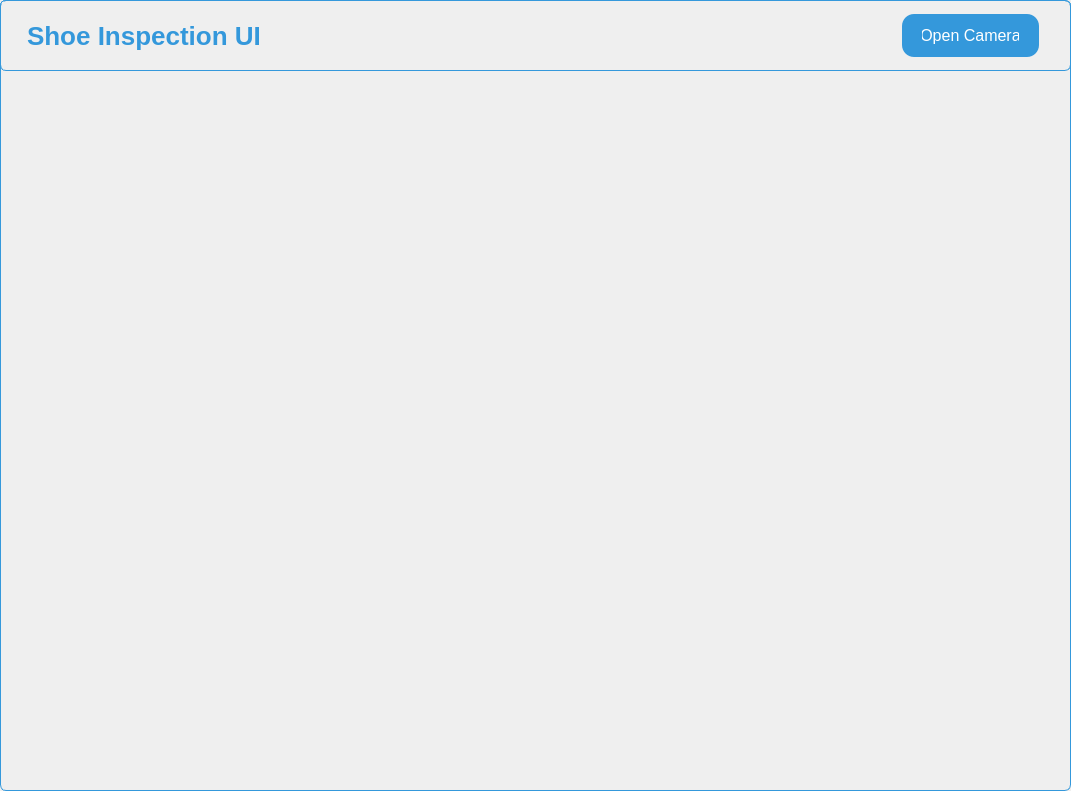
   <widget class="QWidget" name="widget" native="true">
    <property name="geometry">
     <rect>
      <x>390</x>
      <y>0</y>
      <width>1071</width>
      <height>791</height>
     </rect>
    </property>
    <property name="styleSheet">
     <string notr="true">QWidget {
    border: 1px solid #3498db;
    border-radius: 6px;
    padding: 10px;
}</string>
    </property>
    <widget class="QLabel" name="lb_showcam">
     <property name="geometry">
      <rect>
       <x>10</x>
       <y>70</y>
       <width>1051</width>
       <height>720</height>
      </rect>
     </property>
     <property name="styleSheet">
      <string notr="true">QLabel {
	border: none;
    color: #2c3e50;
    font-size: 16px;
}

QLabel#title {
    font-size: 24px;
    font-weight: bold;
    color: #2980b9;
}
</string>
     </property>
     <property name="text">
      <string/>
     </property>
    </widget>
    <widget class="QLabel" name="lb_thresh">
     <property name="geometry">
      <rect>
       <x>790</x>
       <y>600</y>
       <width>280</width>
       <height>190</height>
      </rect>
     </property>
     <property name="styleSheet">
      <string notr="true">border: none;</string>
     </property>
     <property name="text">
      <string/>
     </property>
    </widget>
    <widget class="QWidget" name="widget_7" native="true">
     <property name="geometry">
      <rect>
       <x>0</x>
       <y>0</y>
       <width>1071</width>
       <height>71</height>
      </rect>
     </property>
     <widget class="QPushButton" name="bt_Camera">
      <property name="geometry">
       <rect>
        <x>900</x>
        <y>10</y>
        <width>141</width>
        <height>51</height>
       </rect>
      </property>
      <property name="styleSheet">
       <string notr="true">QPushButton {
    background-color: #3498db;
    border: none;
    color: white;
    padding: 10px 20px;
    text-align: center;
    text-decoration: none;
    font-size: 16px;
    margin: 4px 2px;
    transition-duration: 0.4s;
    cursor: pointer;
    border-radius: 12px;
}

QPushButton:hover {
    background-color: #2980b9;
    box-shadow: 0 5px 15px rgba(0, 0, 0, 0.3);
}

QPushButton:pressed {
    background-color: #2980b9;
    box-shadow: 0 5px 15px rgba(0, 0, 0, 0.3);
    transform: translateY(2px);
}</string>
      </property>
      <property name="text">
       <string>Open Camera</string>
      </property>
     </widget>
     <widget class="QLabel" name="label_20">
      <property name="geometry">
       <rect>
        <x>10</x>
        <y>10</y>
        <width>271</width>
        <height>51</height>
       </rect>
      </property>
      <property name="font">
       <font>
        <pointsize>-1</pointsize>
        <bold>true</bold>
       </font>
      </property>
      <property name="styleSheet">
       <string notr="true">QLabel {
	
    color: #3498db;
    font-size: 26px;
	border: none;
}

QLabel#title {
    font-size: 24px;
    font-weight: bold;
    color: #2980b9;
}
</string>
      </property>
      <property name="text">
       <string>Shoe Inspection UI</string>
      </property>
     </widget>
    </widget>
   </widget>
